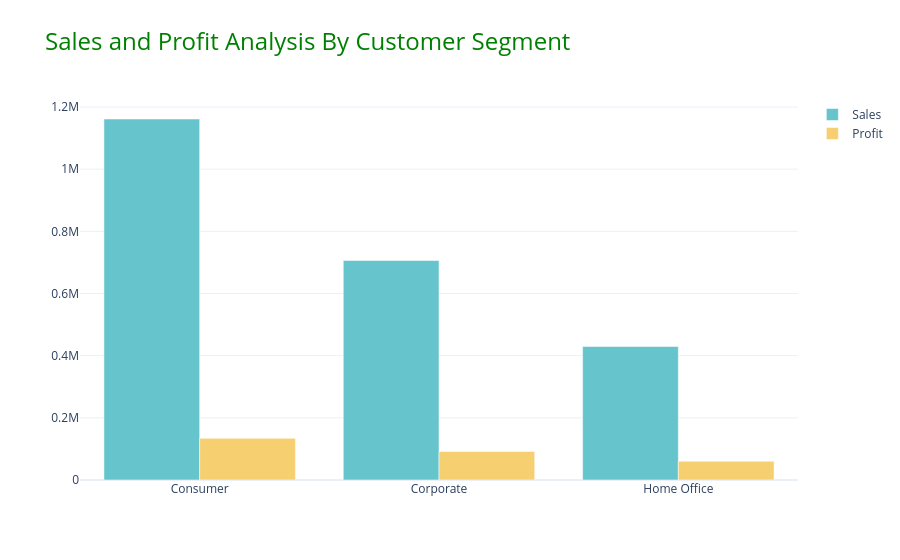

Here is the notebook cell this chart was saved with:
### Code cell
Sales_Profit_by_Segment = data.groupby('Segment').agg({'Sales':'sum','Profit':'sum'}).reset_index() 
color_palette = colors.qualitative.Pastel
fig = go.Figure()
fig.add_traces(go.Bar(x=Sales_Profit_by_Segment['Segment'],
                      y=Sales_Profit_by_Segment['Sales'],
                      name ='Sales',
                      marker_color= color_palette[0]))
    
fig.add_traces(go.Bar(
    x=Sales_Profit_by_Segment['Segment'],
    y=Sales_Profit_by_Segment['Profit'],
    name = 'Profit',
    marker_color= color_palette[1])     
)
fig.update_layout(title_text = 'Sales and Profit Analysis By Customer Segment', title_font=dict(size=24,color ='green'))
fig.show()

### Figure 1 — Plotly figure (JSON) as saved in the notebook; plotly's stock layout.template omitted (floating-point values rounded to 4 significant figures)
{"data": [{"marker": {"color": "rgb(102, 197, 204)"}, "name": "Sales", "type": "bar", "x": ["Consumer", "Corporate", "Home Office"], "y": [1161000.0, 706100.0, 429700.0]}, {"marker": {"color": "rgb(246, 207, 113)"}, "name": "Profit", "type": "bar", "x": ["Consumer", "Corporate", "Home Office"], "y": [134100.0, 91980.0, 60300.0]}], "layout": {"title": {"font": {"color": "green", "size": 24}, "text": "Sales and Profit Analysis By Customer Segment"}}}
